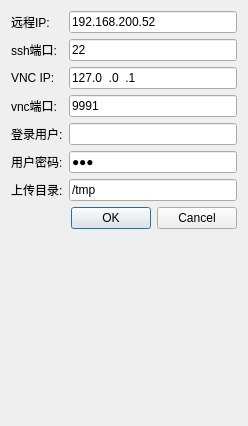
<?xml version="1.0" encoding="UTF-8"?>
<ui version="4.0">
 <class>Dialog</class>
 <widget class="QDialog" name="Dialog">
  <property name="geometry">
   <rect>
    <x>0</x>
    <y>0</y>
    <width>248</width>
    <height>426</height>
   </rect>
  </property>
  <property name="windowTitle">
   <string>Dialog</string>
  </property>
  <layout class="QFormLayout" name="formLayout">
   <item row="0" column="0">
    <widget class="QLabel" name="label">
     <property name="text">
      <string>远程IP:</string>
     </property>
    </widget>
   </item>
   <item row="0" column="1">
    <widget class="QLineEdit" name="hostip">
     <property name="inputMask">
      <string>999.999.999.999</string>
     </property>
     <property name="text">
      <string>192.168.200.52</string>
     </property>
    </widget>
   </item>
   <item row="1" column="0">
    <widget class="QLabel" name="label_2">
     <property name="text">
      <string>ssh端口:</string>
     </property>
    </widget>
   </item>
   <item row="1" column="1">
    <widget class="QLineEdit" name="ssh_port">
     <property name="text">
      <string>22</string>
     </property>
    </widget>
   </item>
   <item row="2" column="0">
    <widget class="QLabel" name="label_6">
     <property name="text">
      <string>VNC IP:</string>
     </property>
    </widget>
   </item>
   <item row="2" column="1">
    <widget class="QLineEdit" name="vnc_ip">
     <property name="inputMask">
      <string>999.999.999.999</string>
     </property>
     <property name="text">
      <string>127.0.0.1</string>
     </property>
    </widget>
   </item>
   <item row="3" column="0">
    <widget class="QLabel" name="label_5">
     <property name="text">
      <string>vnc端口:</string>
     </property>
    </widget>
   </item>
   <item row="3" column="1">
    <widget class="QLineEdit" name="vnc_port">
     <property name="text">
      <string>9991</string>
     </property>
    </widget>
   </item>
   <item row="4" column="0">
    <widget class="QLabel" name="label_3">
     <property name="text">
      <string>登录用户:</string>
     </property>
    </widget>
   </item>
   <item row="4" column="1">
    <widget class="QLineEdit" name="username"/>
   </item>
   <item row="5" column="0">
    <widget class="QLabel" name="label_4">
     <property name="text">
      <string>用户密码:</string>
     </property>
    </widget>
   </item>
   <item row="5" column="1">
    <widget class="QLineEdit" name="passwd">
     <property name="text">
      <string>222</string>
     </property>
     <property name="echoMode">
      <enum>QLineEdit::Password</enum>
     </property>
    </widget>
   </item>
   <item row="6" column="0">
    <widget class="QLabel" name="label_7">
     <property name="text">
      <string>上传目录:</string>
     </property>
    </widget>
   </item>
   <item row="6" column="1">
    <widget class="QLineEdit" name="uploadDir">
     <property name="text">
      <string>/tmp</string>
     </property>
     <property name="echoMode">
      <enum>QLineEdit::Normal</enum>
     </property>
    </widget>
   </item>
   <item row="7" column="1">
    <widget class="QDialogButtonBox" name="buttonBox">
     <property name="orientation">
      <enum>Qt::Horizontal</enum>
     </property>
     <property name="standardButtons">
      <set>QDialogButtonBox::Cancel|QDialogButtonBox::Ok</set>
     </property>
    </widget>
   </item>
  </layout>
 </widget>
 <resources/>
 <connections>
  <connection>
   <sender>buttonBox</sender>
   <signal>accepted()</signal>
   <receiver>Dialog</receiver>
   <slot>accept()</slot>
   <hints>
    <hint type="sourcelabel">
     <x>248</x>
     <y>254</y>
    </hint>
    <hint type="destinationlabel">
     <x>157</x>
     <y>274</y>
    </hint>
   </hints>
  </connection>
  <connection>
   <sender>buttonBox</sender>
   <signal>rejected()</signal>
   <receiver>Dialog</receiver>
   <slot>reject()</slot>
   <hints>
    <hint type="sourcelabel">
     <x>316</x>
     <y>260</y>
    </hint>
    <hint type="destinationlabel">
     <x>286</x>
     <y>274</y>
    </hint>
   </hints>
  </connection>
 </connections>
</ui>
